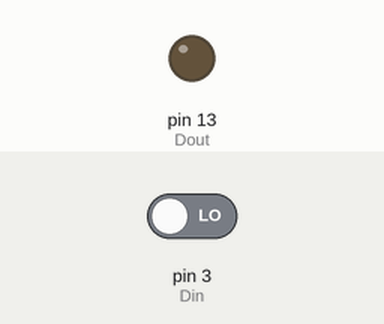
Bench run of a sketch on a simulated Arduino Uno, built with avr-gcc and run on an emulated ATmega328P. Shown: output pins drawn as LEDs (lit = HIGH). The test bench sets the inputs (shaded band); at power-on: pin 3 (Din) LOW.

Above: at 1.2 s.
1.3 s: pin 3 (Din) driven HIGH
At 1.7 s:
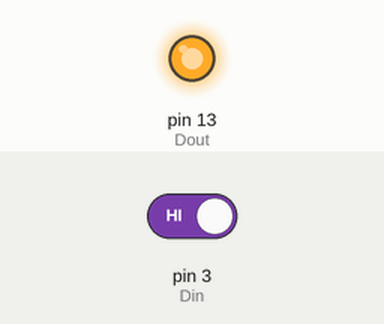
2.8 s: pin 3 (Din) driven LOW
At 4.0 s:
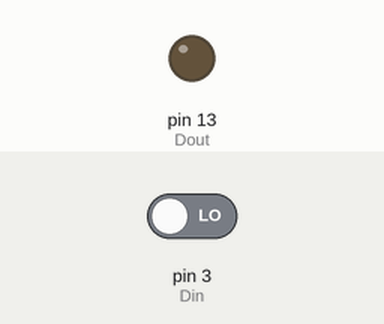
Timing chart, 0 to 5.8 s (numbered marks = the images above; inputs shaded):
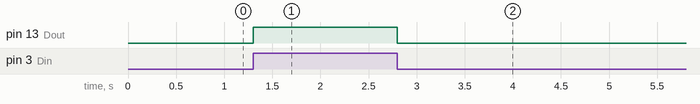

The sketch:

pin_13_digital_input.ino
```cpp
int Din = 3; //Entrada digital puerto 3
int Dout = 13; //Salida digital puerto 13
int valor;
void setup() {
  Serial.begin(9600);
  pinMode(Din, INPUT); //Declaramos el puerto de entrada como digital input
  pinMode(Dout, OUTPUT); //Fijamos puerto 13 como salida digital
}
void loop() {
  valor = digitalRead(Din); //Leemos el valor del potenciometro
  digitalWrite(Dout,valor); //Imprimimos la salida por el puerto digital 13 activando
}
```

Measured:
- after the input at 1.3 s, pin 13 (Dout): LOW → HIGH at once
- after the input at 2.8 s, pin 13 (Dout): HIGH → LOW at once
